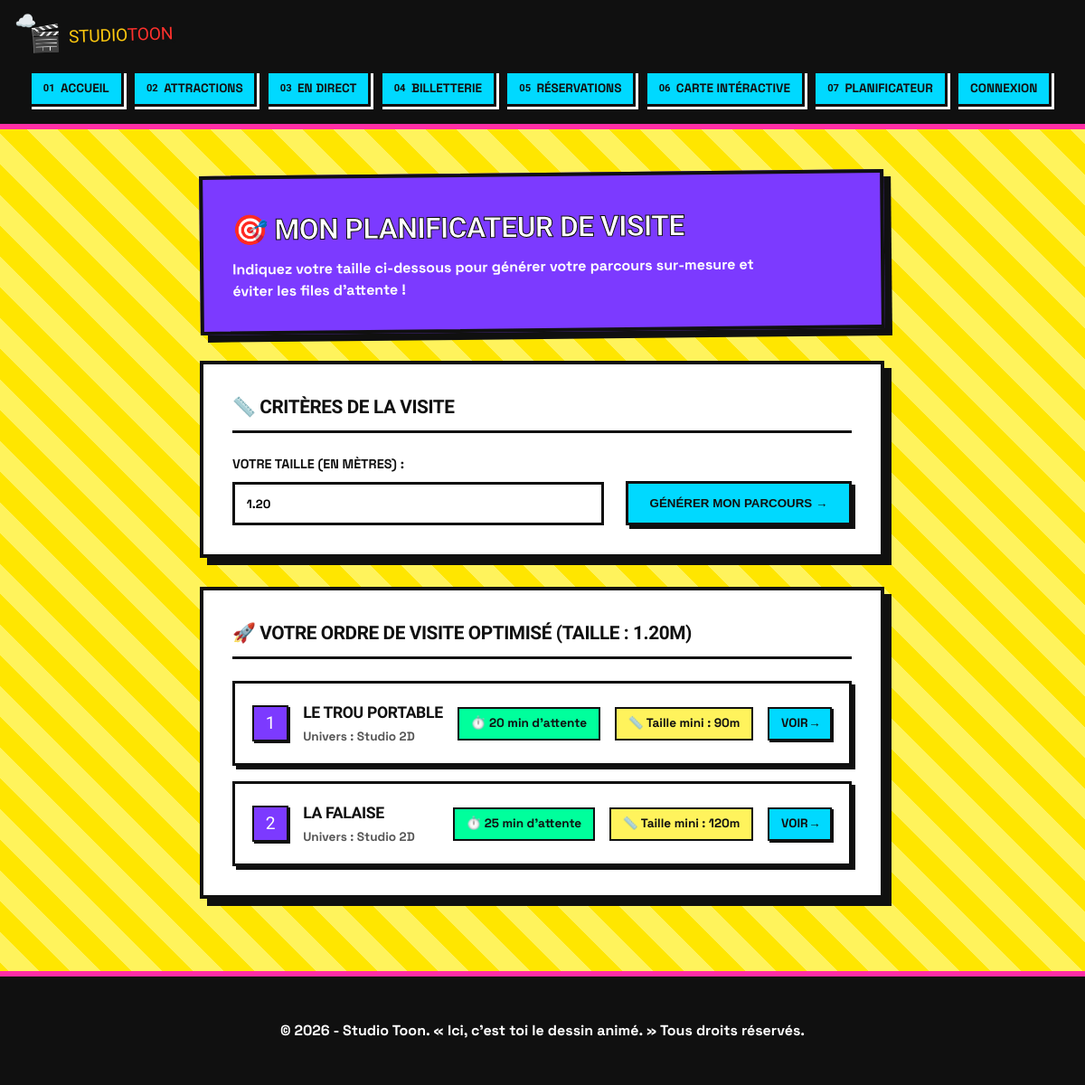
Before: /index.php?action=planificateur with the older database file.
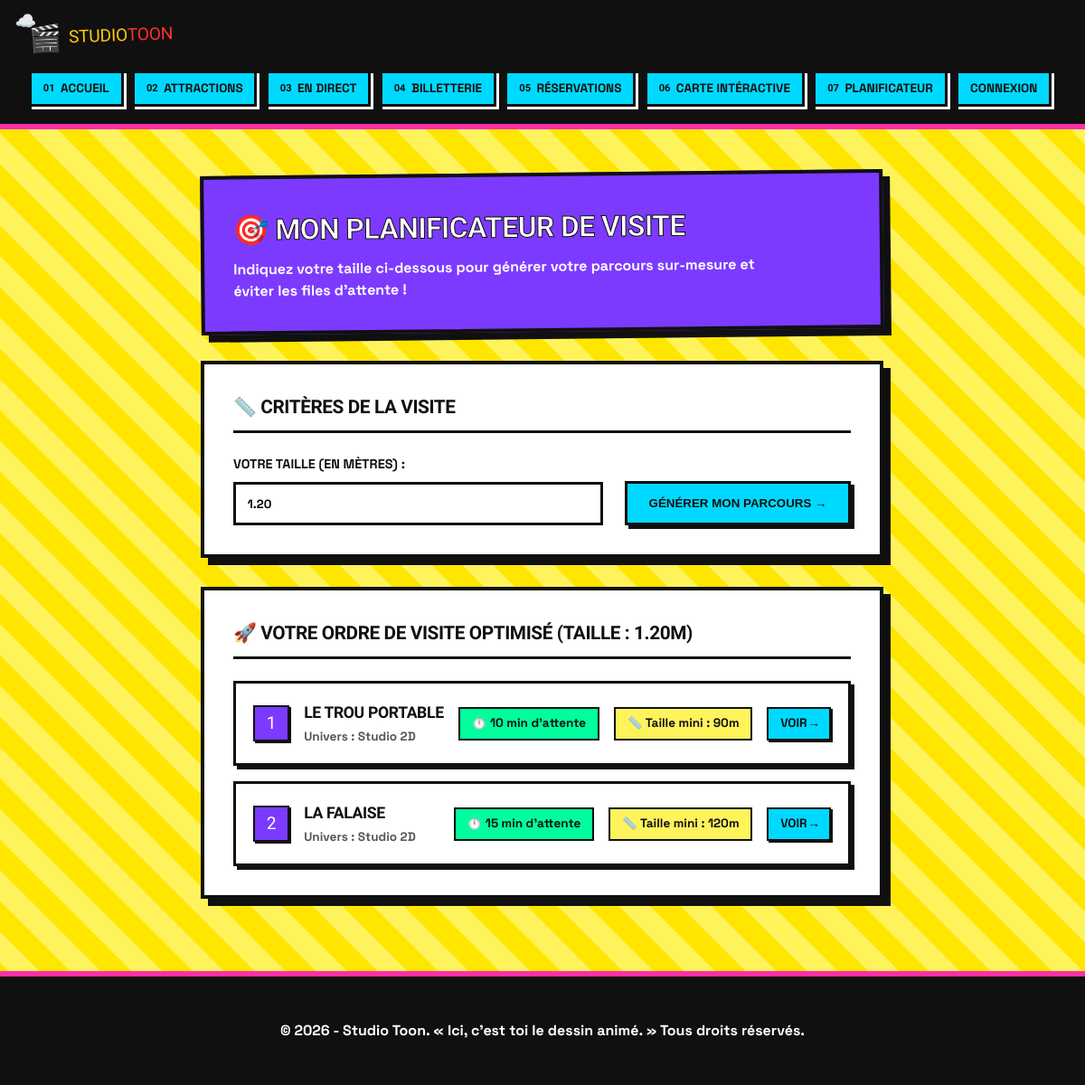
After: the same page with the newer database file.
### tables this page shows
CREATE TABLE `attractions` (
  `id` int(11) NOT NULL,
  `nom` varchar(150) NOT NULL,
  `image` varchar(255) NOT NULL,
  `description` text NOT NULL,
  `gag` text NOT NULL,
  `caracteristiques` text NOT NULL,
  `taille_minimale` int(11) NOT NULL,
  `statut` enum('Ouvert','Ferme','Maintenance') DEFAULT 'Ouvert',
  `univers_id` int(11) NOT NULL,
  `attente` int(11) DEFAULT NULL,
  `coord_x` decimal(5,2) DEFAULT 50.00,
  `coord_y` decimal(5,2) DEFAULT 50.00
);

CREATE TABLE `univers` (
  `id` int(11) NOT NULL,
  `nom` varchar(100) NOT NULL,
  `description` text DEFAULT NULL
);

### controllers/AttractionController.php (called while the page is built, shortened)
<?php
require_once __DIR__ . '/../models/AttractionModel.php';
class AttractionController {
    private $model;
    public function __construct() {
        $this->model = new AttractionModel();
    }
    public function planificateur() {
        $taille_visiteur_metres = isset($_GET['taille_visiteur']) ? (float)str_replace(',', '.', $_GET['taille_visiteur']) : 1.20;
        $taille_visiteur_cm = $taille_visiteur_metres * 100;
        $toutesAttractions = $this->model->getAttractions();
        $parcours = array_filter($toutesAttractions, function($att) use ($taille_visiteur_cm) {
            $estOuvert = (strcasecmp(trim($att['statut'] ?? ''), 'Ouvert') === 0);
            $tailleMinDb = (float)($att['taille_minimale'] ?? 0);
            $tailleOk = $taille_visiteur_cm >= $tailleMinDb;
            return $estOuvert && $tailleOk;
        });
        usort($parcours, function($a, $b) {
            return ((int)($a['attente'] ?? 0)) <=> ((int)($b['attente'] ?? 0));
        });
        require_once 'views/planificateur.php';
    }
}

### config/Database.php (called while the page is built, shortened)
<?php
class Database
{
    private static $conn = null;
    public static function getConnection()
    {
        if (self::$conn === null) {
            $host = $_ENV['DB_HOST'] ?? 'localhost';
            $db_name = $_ENV['DB_NAME'] ?? '';
            $username = $_ENV['DB_USER'] ?? 'root';
            $password = $_ENV['DB_PASSWORD'] ?? '';
            try {
                self::$conn = new PDO(
                    "mysql:host=" . $host . ";dbname=" . $db_name . ";charset=utf8mb4",
                    $username,
                    $password,
                    [
                        PDO::ATTR_ERRMODE => PDO::ERRMODE_EXCEPTION,
                        PDO::ATTR_DEFAULT_FETCH_MODE => PDO::FETCH_ASSOC
                    ]
                );
            } catch (PDOException $exception) {
                die("Erreur de connexion : " . $exception->getMessage());
            }
        }
        return self::$conn;
    }
}

### models/AttractionModel.php (called while the page is built, shortened)
<?php
require_once __DIR__ . '/../config/Database.php';
class AttractionModel {
    private $db;
    public function __construct() {
        $this->db = Database::getConnection();
    }
    public function getAttractions($univers = null) {
        if ($univers) {
            $stmt = $this->db->prepare("
                SELECT a.*, u.nom AS univers_nom
                FROM attractions a
                JOIN univers u ON a.univers_id = u.id
                WHERE u.nom = ?
            ");
            $stmt->execute([$univers]);
            return $stmt->fetchAll();
        } else {
            $stmt = $this->db->query("
                SELECT a.*, u.nom AS univers_nom
                FROM attractions a
                JOIN univers u ON a.univers_id = u.id
            ");
            return $stmt->fetchAll();
        }
    }
}

### views/planificateur.php (the view, shortened to what this page needs)
<?php
$taille_visiteur = $taille_visiteur ??'1.20';
?>
<div class="page-entete" style="max-width: 900px; margin: 0 auto 2rem auto; background: var(--violet); color: #fff; border: 4px solid var(--noir); box-shadow: 8px 8px 0 var(--noir); padding: 2rem;">
    <h1 style="color: #fff; font-family: 'Archivo Black', Impact, sans-serif; text-transform: uppercase; margin: 0; font-size: 2rem;">🎯 Mon Planificateur de Visite</h1>
    <p class="page-entete__intro" style="color: #fff; margin: 0.5rem 0 0; font-weight: 700;">Indiquez votre taille ci-dessous pour générer votre parcours sur-mesure et éviter les files d'attente !</p>
</div>
<div style="max-width: 900px; margin: 0 auto; display: flex; flex-direction: column; gap: 2rem;">
    <div style="background: var(--fond-carte); border: 4px solid var(--noir); box-shadow: 8px 8px 0 var(--noir); padding: 2rem;">
        <h2 style="font-family: 'Archivo Black', Impact, sans-serif; text-transform: uppercase; font-size: 1.3rem; margin-top: 0; border-bottom: 3px solid var(--noir); padding-bottom: 10px;">
            📏 Critères de la visite
        </h2>
        <form method="GET" action="index.php" style="display: flex; gap: 1.5rem; align-items: flex-end; flex-wrap: wrap; margin-top: 1.5rem;">
            <div style="flex: 1; min-width: 250px;">
                <label style="display: block; font-weight: 800; text-transform: uppercase; margin-bottom: 0.5rem; font-size: 0.9rem;">Votre taille (en mètres) :</label>
                <input type="number" step="0.01" min="0.50" max="2.50" name="taille_visiteur" value="<?= htmlspecialchars($taille_visiteur ?? '1.20') ?>" required style="width: 100%; padding: 0.8rem; border: 3px solid var(--noir); font-family: var(--police-texte); font-weight: 700; background: #fff;">
            </div>
            <button type="submit" style="background: var(--cyan); color: var(--noir); padding: 0.9rem 1.5rem; border: 3px solid var(--noir); font-weight: 900; text-transform: uppercase; box-shadow: 4px 4px 0 var(--noir); cursor: pointer;">
                Générer mon parcours →
            </button>
        </form>
    </div>
    <div style="background: var(--fond-carte); border: 4px solid var(--noir); box-shadow: 8px 8px 0 var(--noir); padding: 2rem;">
        <h2 style="font-family: 'Archivo Black', Impact, sans-serif; text-transform: uppercase; font-size: 1.3rem; margin-top: 0; border-bottom: 3px solid var(--noir); padding-bottom: 10px;">
            🚀 Votre Ordre de Visite Optimisé (Taille : <?= htmlspecialchars($taille_visiteur) ?>m)
        </h2>
        <div style="display: flex; flex-direction: column; gap: 1rem; margin-top: 1.5rem;">
            <?php if (!empty($parcours)): ?>
                <?php $index = 1; foreach ($parcours as $att): ?>
                    <div style="background: #fff; border: 3px solid var(--noir); padding: 1.2rem; box-shadow: 4px 4px 0 var(--noir); display: flex; justify-content: space-between; align-items: center; flex-wrap: wrap; gap: 1rem;">
                        <div style="display: flex; align-items: center; gap: 1rem;">
                            <div style="background: var(--violet); color: #fff; font-family: 'Archivo Black', Impact, sans-serif; width: 40px; height: 40px; border: 2px solid var(--noir); display: flex; align-items: center; justify-content: center; font-size: 1.2rem; box-shadow: 2px 2px 0 var(--noir);"><?= $index++ ?></div>
                            <div>
                                <h3 style="font-family: 'Archivo Black', Impact, sans-serif; margin: 0; font-size: 1.1rem; text-transform: uppercase;"><?= htmlspecialchars($att['nom']) ?></h3>
                                <p style="margin: 0.2rem 0 0 0; font-weight: 700; font-size: 0.85rem; color: #555;">Univers : <?= htmlspecialchars($att['univers_nom'] ?? 'Studio Toon') ?></p>
                            </div>
                        </div>
                        <div style="display: flex; gap: 1rem; align-items: center; flex-wrap: wrap;">
                            <span style="background: var(--vert); border: 2px solid var(--noir); padding: 0.4rem 0.8rem; font-weight: 800; font-size: 0.85rem;">⏱️ <?= htmlspecialchars($att['attente']) ?> min d'attente</span>
                            <span style="background: #fff35c; border: 2px solid var(--noir); padding: 0.4rem 0.8rem; font-weight: 800; font-size: 0.85rem;">📏 Taille mini : <?= htmlspecialchars($att['taille_minimale']) ?>m</span>
                            <a href="index.php?action=attraction_detail&id=<?= htmlspecialchars($att['id']) ?>" style="background: var(--cyan); color: var(--noir); padding: 0.4rem 0.8rem; border: 2px solid var(--noir); font-weight: 900; text-decoration: none; font-size: 0.85rem; text-transform: uppercase; box-shadow: 2px 2px 0 var(--noir);">Voir →</a>
                        </div>
                    </div>
                <?php endforeach; ?>
            <?php else: ?>
                <div style="background: #fff; border: 3px solid var(--noir); padding: 1.5rem; text-align: center; box-shadow: 4px 4px 0 var(--noir);">
                    <p style="font-weight: 800; margin: 0; color: #555;">Aucune attraction ne correspond à cette taille ou toutes sont actuellement fermées.</p>
                </div>
            <?php endif; ?>
        </div>
    </div>
</div>
<?php
$content = ob_get_clean();
require 'views/base.php';
?>

### index.php (shortened to what this page needs)
<?php
require_once 'controllers/AttractionController.php';
$action = isset($_GET['action']) ? $_GET['action'] : 'accueil';
$attractionController = new AttractionController();
switch ($action) {
    case 'planificateur':
        $attractionController->planificateur();
        break;
}

### views/base.php (shortened to what this page needs)
<!DOCTYPE html>
<html lang="fr">
<head>
    <link rel="stylesheet" href="static/css/style-zinzin.css">
    <link rel="stylesheet" href="static/css/animations.css">
</head>
<body>
<header class="entete">
    <a href="index.php?action=accueil" class="entete__logo cartoon-logo">
        <span class="logo-nuage">☁️</span>
        <span class="entete__logo-mark" style="color: var(--vert);">🎬</span>
        <span class="logo-texte">
            <span style="color:#fdc80f;">STUDIO</span><span style="color:#fd312d;">TOON</span>
        </span>
    </a>
    <nav class="entete__nav">
        <a href="index.php?action=accueil">
            <span class="entete__nav-num">01</span> Accueil
        </a>
        <?php if (isset($_SESSION['user_id']) && $_SESSION['user_role'] === "admin"): ?>
            <a href="index.php?action=admin_attractions">
        <?php else : ?>
            <a href="index.php?action=attractions">
        <?php endif; ?>
            <span class="entete__nav-num">02</span> Attractions
        </a>
        <a href="index.php?action=live">
            <span class="entete__nav-num">03</span> En direct
        </a>
        <a href="index.php?action=billetterie">
            <span class="entete__nav-num">04</span> Billetterie
        </a>
        <?php if (isset($_SESSION['user_id']) && $_SESSION['user_role'] === "admin"): ?>
            <a href="index.php?action=admin_reservations">
        <?php else : ?>
            <a href="index.php?action=mes_reservations">
        <?php endif; ?>
            <span class="entete__nav-num">05</span>Réservations
        </a>
        <?php if (isset($_SESSION["user_id"]) && $_SESSION['user_role'] === 'admin'): ?>
            <a href="index.php?action=admin_controle">
                <span class="entete__nav-num">06</span>Controle tickets
            </a>
            <a href="index.php?action=admin_stats">
                <span class="entete__nav-num">07</span>Statistiques
            </a>
        <?php else : ?>
            <a href="index.php?action=carte">
                <span class="entete__nav-num">06</span>Carte intéractive
            </a>
            <a href="index.php?action=planificateur">
                <span class="entete__nav-num">07</span>Planificateur
            </a>
        <?php endif; ?>
        <?php if (isset($_SESSION['user_id'])): ?>
            <a href="index.php?action=account" style="background: var(--violet); color: #fff; padding: 0.4rem 0.8rem; border: 3px solid var(--noir); font-size: 0.85rem; display: flex; align-items: center;">
                    <?= htmlspecialchars($_SESSION['user_nom']) ?> (<?= $_SESSION['user_role'] === 'admin' ? '⭐ Admin' : '👤 User' ?>)
            </a>
            <a href="index.php?action=logout" style="background: var(--rose); color: #fff;">Déconnexion</a>
        <?php else: ?>
            <a href="index.php?action=login" style="background: var(--cyan);">Connexion</a>
        <?php endif; ?>
    </nav>
</header>
<main class="contenu">
    <?php if (isset($content)) { echo $content; } ?>
</main>
<footer class="pied">
    <p>&copy; 2026 - Studio Toon. « Ici, c'est toi le dessin animé. » Tous droits réservés.</p>
</footer>
</body>
</html>

### static/css/style-zinzin.css (style rules this page uses)
:root { --fond: #fff35c; --fond-carte: #ffffff; --rose: #ff2ea6; --vert: #00ff9c; --violet: #7c3aff; --cyan: #00d9ff; --orange: #ff6b1a; --noir: #101010; --rayon: 0px; --police-titre: "Archivo Black", "Impact", sans-serif; --police-texte: "Space Grotesk", monospace; }
* { box-sizing: border-box; }
body { margin: 0; background: repeating-linear-gradient(45deg, #fff35c 0 24px, #ffe600 24px 48px); color: var(--noir); font-family: var(--police-texte); line-height: 1.5; }
h1, h2, h3 { font-family: var(--police-titre); text-transform: uppercase; letter-spacing: -0.02em; }
a { color: inherit; text-decoration: none; }
.entete { display: flex; flex-wrap: wrap; align-items: center; justify-content: space-between; gap: 1rem; padding: 1.2rem 2rem; background: var(--noir); border-bottom: 6px solid var(--rose); position: sticky; top: 0; z-index: 10; }
.entete__logo { font-family: var(--police-titre); color: #fff; font-size: 1.2rem; display: flex; align-items: center; gap: 0.4rem; transform: rotate(-2deg); }
.entete__logo-mark { color: var(--vert); font-size: 1.8rem; }
.entete__nav { display: flex; flex-wrap: wrap; gap: 0.6rem; font-size: 0.85rem; text-transform: uppercase; font-weight: 700; }
.entete__nav a { display: flex; align-items: center; gap: 0.4rem; color: var(--noir); background: var(--cyan); padding: 0.4rem 0.8rem; border: 3px solid var(--noir); box-shadow: 3px 3px 0 #fff; transition: transform 0.12s ease; }
.entete__nav-num { font-family: var(--police-titre); font-size: 0.7rem; }
.contenu { max-width: 880px; margin: 0 auto; padding: 3rem 1.5rem 5rem; }
.page-entete { margin-bottom: 2.5rem; background: var(--fond-carte); border: 4px solid var(--noir); box-shadow: 8px 8px 0 var(--violet); padding: 1.5rem 2rem; transform: rotate(-0.6deg); }
.page-entete h1 { font-size: 2.2rem; margin: 0 0 0.5rem; color: var(--rose); -webkit-text-stroke: 1px var(--noir); }
.page-entete__intro { max-width: 60ch; font-weight: 500; }
.pied { padding: 2rem; text-align: center; font-weight: 700; background: var(--noir); color: #fff; border-top: 6px solid var(--rose); }
.cartoon-logo { position: relative; display: inline-flex; align-items: center; gap: 0.5rem; animation: logoBounce 1.8s ease-in-out infinite alternate; transform-origin: center; }
.logo-texte { font-family: var(--police-titre); letter-spacing: -0.01em; text-shadow: 3px 3px 0 var(--noir); display: inline-block; }
.logo-nuage { position: absolute; top: -12px; left: -15px; font-size: 1.2rem; animation: nuageFlotte 2.5s ease-in-out infinite alternate; pointer-events: none; }

### static/css/animations.css (style rules this page uses)
.page-entete h1 { display: inline-block; transition: transform 0.3s cubic-bezier(0.175, 0.885, 0.32, 1.275); }
div[style*="box-shadow: 4px 4px 0 var(--noir)"] { transition: transform 0.2s cubic-bezier(0.175, 0.885, 0.32, 1.275), box-shadow 0.2s ease, border-color 0.2s ease; }
button, a[style*="box-shadow"], input[type="number"], .btn-toon { transition: transform 0.15s ease, box-shadow 0.15s ease, background-color 0.2s ease !important; }
span[style*="border: 2px solid var(--noir)"] { display: inline-block; transition: transform 0.2s ease; }

### views/base.php (style rules this page uses)
html, body { height: 100%; margin: 0; }
body { display: flex; flex-direction: column; min-height: 100vh; }
.contenu { flex: 1; }

Changed rows visible on the page:
changed attractions "LE TROU PORTABLE": attente "20" → "10"
changed attractions "LA FALAISE": attente "25" → "15"
